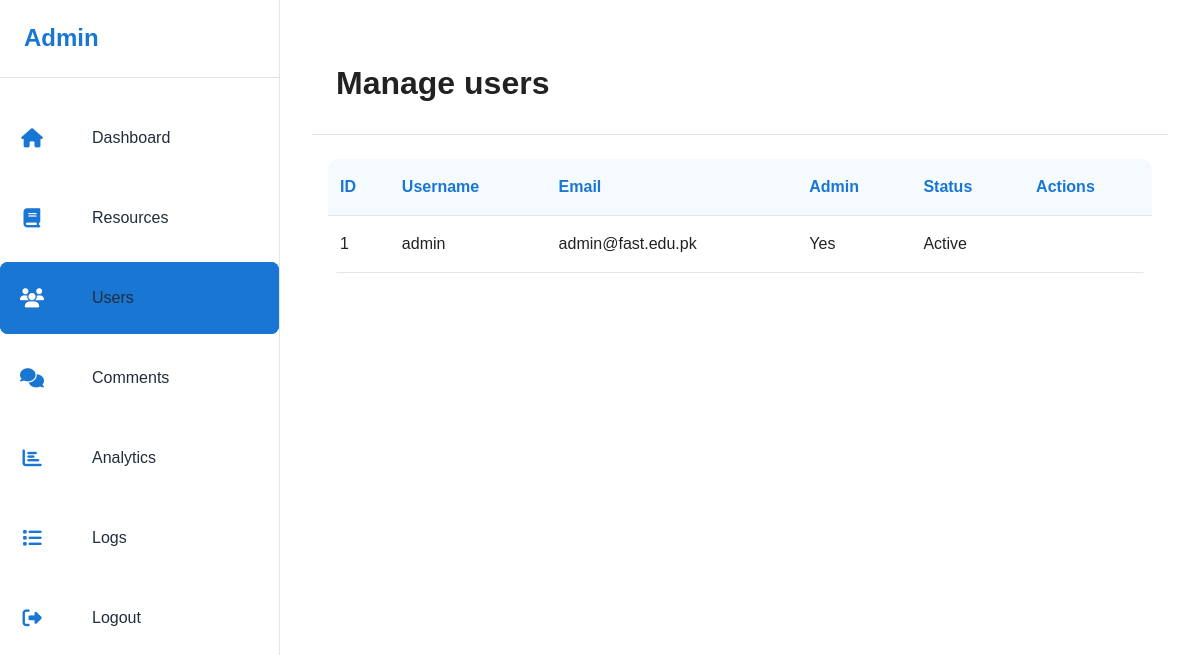
The app's page /admin/users (signed in) with its own data.
### app.py (models this page shows)
class User(UserMixin, db.Model):
    id = db.Column(db.Integer, primary_key=True)
    username = db.Column(db.String(150), unique=True, nullable=False)
    email = db.Column(db.String(150), unique=True, nullable=False)
    password = db.Column(db.String(256), nullable=False)
    is_admin = db.Column(db.Boolean, default=False)
    is_suspended = db.Column(db.Boolean, default=False)
    semester = db.Column(db.String(20), nullable=True)
    profile_pic = db.Column(db.String(200), nullable=True)
    notes = db.relationship("Note", backref="uploader", lazy=True)
    note_comments = db.relationship(
        "NoteComment", backref="author", lazy=True, foreign_keys="NoteComment.author_id"
    )

### app.py (the view, shortened to what this page needs)
@app.route("/admin/users", methods=["GET", "POST"])
@login_required
def admin_users():
    if not current_user.is_admin:
        abort(403)
    users = User.query.order_by(User.id.desc()).all()
    return render_template("admin-users.html", users=users)

### app.py (called while the page is built)
@login_manager.user_loader
def load_user(user_id):
    return db.session.get(User, int(user_id))

@app.before_request
def apply_rate_limits():
    if request.method == "POST":
        check_rate_limit(request.endpoint or "")

### templates/admin-users.html (shortened to what this page needs)
<!DOCTYPE html>
<html lang="en">
<head>
    <link rel="stylesheet" href="{{ url_for('static', filename='css/style.css') }}">
    <link rel="stylesheet" href="{{ url_for('static', filename='css/admin.css') }}">
    <link rel="stylesheet" href="https://cdnjs.cloudflare.com/ajax/libs/font-awesome/6.4.0/css/all.min.css">
</head>
<body>
    <div class="dashboard-container">
        <aside class="sidebar admin-sidebar">
            <div class="sidebar-header"><h2>Admin</h2></div>
            <nav class="sidebar-nav">
                <ul>
                    <li><a href="{{ url_for('admin_dashboard') }}"><i class="fas fa-home"></i><span>Dashboard</span></a></li>
                    <li><a href="{{ url_for('manage_resources') }}"><i class="fas fa-book"></i><span>Resources</span></a></li>
                    <li class="active"><a href="{{ url_for('admin_users') }}"><i class="fas fa-users"></i><span>Users</span></a></li>
                    <li><a href="{{ url_for('admin_comments') }}"><i class="fas fa-comments"></i><span>Comments</span></a></li>
                    <li><a href="{{ url_for('admin_analytics') }}"><i class="fas fa-chart-bar"></i><span>Analytics</span></a></li>
                    <li><a href="{{ url_for('admin_logs') }}"><i class="fas fa-list"></i><span>Logs</span></a></li>
                    <li><a href="{{ url_for('logout') }}"><i class="fas fa-sign-out-alt"></i><span>Logout</span></a></li>
                </ul>
            </nav>
        </aside>
        <main class="main-content">
            <header class="content-header"><h1>Manage users</h1></header>
            <div class="admin-table-container" style="margin:1rem;">
                <table class="admin-table">
                    <thead>
                        <tr><th>ID</th><th>Username</th><th>Email</th><th>Admin</th><th>Status</th><th>Actions</th></tr>
                    </thead>
                    <tbody>
                        {% for u in users %}
                        <tr>
                            <td>{{ u.id }}</td>
                            <td>{{ u.username }}</td>
                            <td>{{ u.email }}</td>
                            <td>{% if u.is_admin %}Yes{% else %}No{% endif %}</td>
                            <td>{% if u.is_suspended %}Suspended{% else %}Active{% endif %}</td>
                            <td>
                            </td>
                        </tr>
                        {% endfor %}
                    </tbody>
                </table>
            </div>
        </main>
    </div>
</body>
</html>

### static/css/style.css (style rules this page uses)
:root { --primary-color: #0056d2; --primary-light: #e6f0ff; --secondary-color: #f8f9fa; --accent-color: #ffc107; --success-color: #28a745; --danger-color: #dc3545; --warning-color: #ffc107; --info-color: #17a2b8; --text-color: #333333; --text-light: #6c757d; --text-lighter: #adb5bd; --white: #ffffff; --gray-100: #f8f9fa; --gray-200: #e9ecef; --gray-300: #dee2e6; --gray-400: #ced4da; --gray-500: #adb5bd; --border-color: #dee2e6; --spacing-xs: 0.25rem; --spacing-sm: 0.5rem; --spacing-md: 1rem; --spacing-lg: 1.5rem; --spacing-xl: 2rem; --border-radius: 0.25rem; --border-radius-lg: 0.5rem; --border-radius-full: 9999px; --shadow: 0 1px 3px rgba(0, 0, 0, 0.1); --shadow-md: 0 4px 6px rgba(0, 0, 0, 0.1); --shadow-lg: 0 10px 15px rgba(0, 0, 0, 0.1); --shadow-xl: 0 20px 25px rgba(0, 0, 0, 0.1); --transition: all 0.3s ease; }
* { margin: 0; padding: 0; box-sizing: border-box; }
body { font-family: "Poppins", sans-serif; font-size: 16px; line-height: 1.5; color: var(--text-color); }
main, .container, .footer-content, .sidebar, .main-content { color: var(--text-color) !important; }
a { color: var(--primary-color); text-decoration: none; transition: var(--transition); }
ul { list-style: none; }
h1, h2, h3, h4, h5, h6 { margin-bottom: 0.5rem; font-weight: 600; line-height: 1.2; }
h1 { font-size: 2rem; }
h2 { font-size: 1.75rem; }
.dashboard-container { display: flex; min-height: 100vh; }
.sidebar { width: 280px; background-color: var(--white); border-right: 1px solid var(--border-color); transition: var(--transition); z-index: 100; display: flex; flex-direction: column; }
.sidebar-header { display: flex; align-items: center; justify-content: space-between; padding: 1.5rem; border-bottom: 1px solid var(--border-color); }
.sidebar-header h2 { font-size: 1.5rem; margin-bottom: 0; color: var(--primary-color); }
.sidebar-nav { flex: 1; padding: 1.5rem 0; overflow-y: auto; }
.sidebar-nav ul { padding: 0; margin: 0; }
.sidebar-nav li { margin-bottom: 0.25rem; }
.sidebar-nav a { display: flex; align-items: center; padding: 0.75rem 1.5rem; color: var(--text-color); transition: var(--transition); }
.sidebar-nav li.active a { background-color: var(--primary-light); color: var(--primary-color); font-weight: 500; }
.sidebar-nav i { margin-right: 1rem; font-size: 1.25rem; width: 1.5rem; text-align: center; }
.main-content { flex: 1; transition: var(--transition); overflow-x: hidden; }
.content-header { display: flex; align-items: center; justify-content: space-between; padding: 1.5rem; background-color: var(--white); border-bottom: 1px solid var(--border-color); }
html, body, main, .container, .footer-content, .sidebar, .main-content, .dashboard-container, .about-preview, .features, .testimonials, .cta-section, .footer-logo, .footer-links, .footer-contact, .footer-bottom { background: #fff !important; background-color: #fff !important; color: #222 !important; }

### static/css/admin.css (style rules this page uses)
.admin-sidebar { background: #f8fafc; color: #222e3c; border-right: 1px solid #e0e6ed; }
.admin-sidebar .sidebar-header h2 { color: #1976d2; }
.admin-sidebar .sidebar-nav ul { padding: 0; margin: 0; list-style: none; }
.admin-sidebar .sidebar-nav ul li { background: none; border-radius: 8px; margin-bottom: 0.5rem; transition: background 0.2s; }
.admin-sidebar .sidebar-nav ul li.active, .admin-sidebar .sidebar-nav ul li.active a { background: #1976d2; color: #fff; font-weight: bold; }
.admin-sidebar .sidebar-nav ul li a, .admin-sidebar .sidebar-nav ul li span { color: #222e3c; display: flex; align-items: center; gap: 0.75rem; padding: 0.75rem 1.25rem; border-radius: 8px; text-decoration: none; font-size: 1rem; font-weight: 500; transition: background 0.2s, color 0.2s; }
.admin-sidebar .sidebar-nav ul li.active a, .admin-sidebar .sidebar-nav ul li a:hover { background: #1976d2; color: #fff; }
.admin-sidebar .sidebar-nav ul li a i { color: #1976d2; font-size: 1.2rem; }
.admin-sidebar .sidebar-nav ul li.active a i, .admin-sidebar .sidebar-nav ul li a:hover i { color: #fff; }
.admin-table { width: 100%; border-collapse: collapse; background: #fff; border-radius: 12px; overflow: hidden; }
.admin-table th, .admin-table td { padding: 1rem 0.75rem; text-align: left; border-bottom: 1px solid #e0e6ed; }
.admin-table th { background: #f5faff; color: #1976d2; font-weight: 600; font-size: 1rem; }
.main-content { padding: 2.5rem 2rem; background: #f5faff; min-height: 100vh; }
.content-header { display: flex; align-items: center; justify-content: space-between; margin-bottom: 1.5rem; }

### records on screen
User: id "1", username "admin", email "admin@fast.edu.pk", is_admin "Yes", is_suspended "Active"
